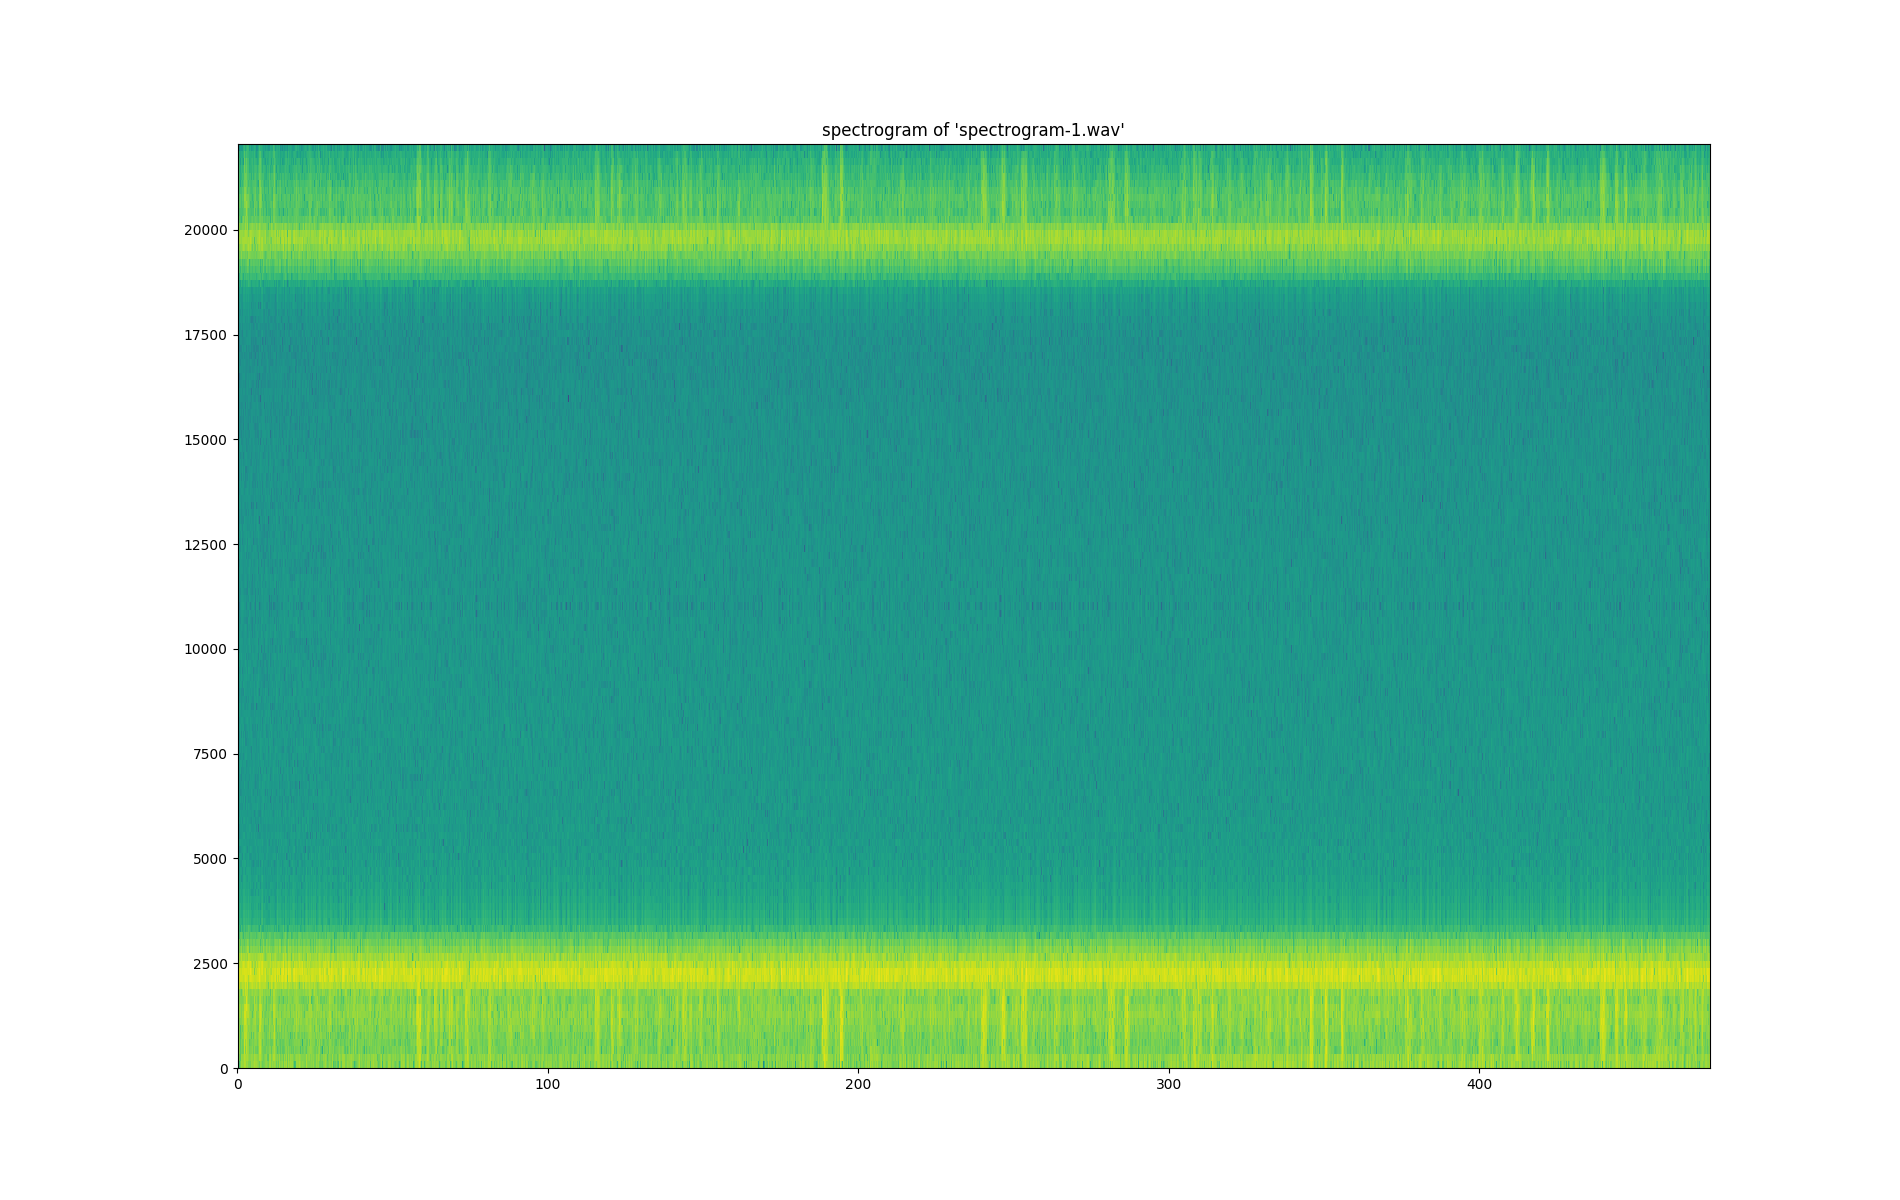

Recreate this plot in Python.
import wave
import pylab
import os

class spectrogram:
    def __init__(self, filepath):
        self.path = filepath
        assert filepath in os.listdir(path='.'), "File not found, Please specify a correct path for your .wav file"
    
    def graph_spectrogram(self, save=False):
        sound_info, frame_rate = self.get_wav_info()
        pylab.figure(num=None, figsize=(19, 12))
        pylab.subplot(111)
        pylab.title('spectrogram of %r' % self.path)
        pylab.specgram(sound_info, Fs=frame_rate)
        pylab.show()

        if save:
            pylab.savefig('spectrogram.png')

    def get_wav_info(self):
        wav = wave.open(self.path, 'r')
        frames = wav.readframes(-1)
        sound_info = pylab.frombuffer(frames, 'int16')
        frame_rate = wav.getframerate()
        wav.close()
        return sound_info, frame_rate


if __name__ == '__main__':
    sp = spectrogram('spectrogrm-1.wav')
    sp.graph_spectrogram()
